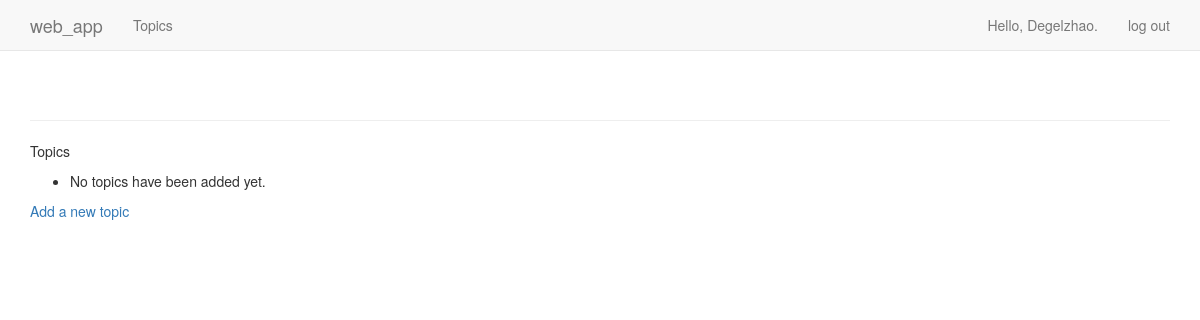
The app's page /topics/ (signed in), older data.
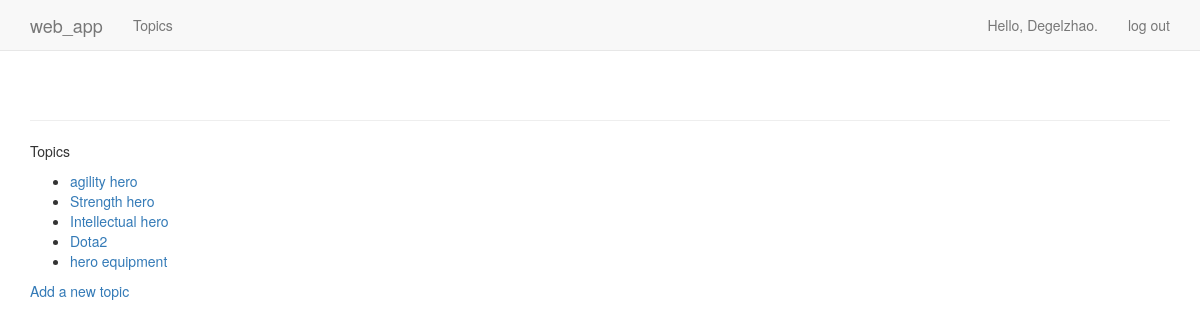
The same page, newer data.
### web_app/models.py (models this page shows)
class Topic(models.Model):
    text = models.CharField(max_length=200)
    date_added = models.DateTimeField(auto_now_add=True)
    owner = models.ForeignKey(User)
    def __str__(self):
        return self.text

### web_app/views.py (the view)
# urls.py: url(r'^topics/$', views.topics, name = 'topics'),
@login_required
def topics(request):  # request: Django从服务器收到的request对象
    topics = Topic.objects.filter(owner=request.user).order_by('date_added')
    context = {'topics':topics}
    return render(request, 'web_app/topics.html', context)

### web_app/templates/web_app/topics.html
{% extends "web_app/base.html" %}
{% block content %}
  <p>Topics</p>
  <ul>
      {% for topic in topics %}
        <li>
            <a href="{% url 'web_app:topic' topic.id %}">{{ topic }}</a>
        </li>
      {% empty %}
        <li>No topics have been added yet.</li>
      {% endfor %}
  </ul>
  <a href="{% url 'web_app:new_topic' %}">Add a new topic</a>
{% endblock content %}

### web_app/templates/web_app/base.html (shortened to what this page needs)
{% load bootstrap3 %}
<!DOCTYPE html>
<html lang="en">
    <head>
        {% bootstrap_css %}
    </head>
    <body>
        <nav class="navbar navbar-default navbar-static-top">
            <div class="container">
                <div class="navbar-header">
                    <a class="navbar-brand" href="{% url 'web_app:index' %}">
                        web_app
                    </a>
                </div>
                <div id="navbar" class="navbar-collapse collapse">
                    <ul class="nav navbar-nav">
                        <li><a href="{% url 'web_app:topics' %}">Topics</a></li>
                    </ul>
                    <ul class="nav navbar-nav navbar-right">
                        {% if user.is_authenticated %}
                            <li><a>Hello, {{ user.username }}.</a></li>
                            <li><a href="{% url 'users:logout' %}">log out</a> </li>
                        {% else %}
                            <li><a href="{% url 'users:register' %}">register</a></li>
                            <li><a href="{% url 'users:login' %}">log in</a> </li>
                        {% endif %}
                    </ul>
                </div>
            </div>
        </nav>
        <div class="container">
            <div class="page-header">
            </div>
            <div>
                {% block content %}{% endblock content %}
            </div>
        </div>
    </body>
</html>

Row changes from the older to the newer data that the page shows:
now on this page (row edited): Topic: text "agility hero"
now on this page (row edited): Topic: text "Strength hero"
now on this page (row edited): Topic: text "Intellectual hero"
now on this page (row edited): Topic: text "Dota2"
now on this page (row edited): Topic: text "hero equipment"
Text that changed along with them:
text no longer shown: "No topics have been added yet."
